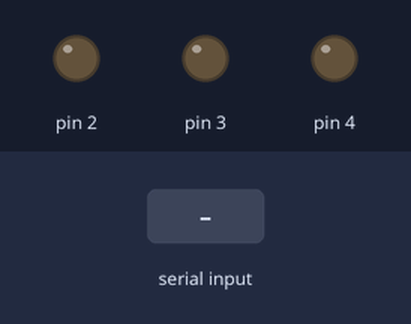
The sketch below on a simulated Arduino Uno, built with avr-gcc and run on an emulated ATmega328P. On the bench: output pins drawn as LEDs (lit = HIGH). The test bench sets the inputs (shaded band). What the sketch prints to the serial monitor is not drawn.

Above: at 1.2 s.
1.3 s: "R" received over Serial
At 1.7 s:
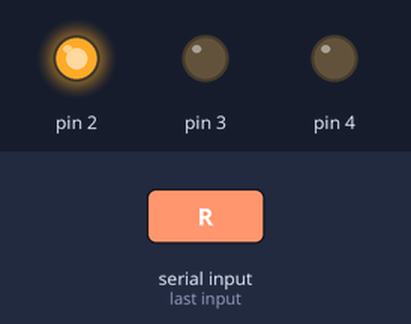
2.8 s: "G" received over Serial
At 4.0 s:
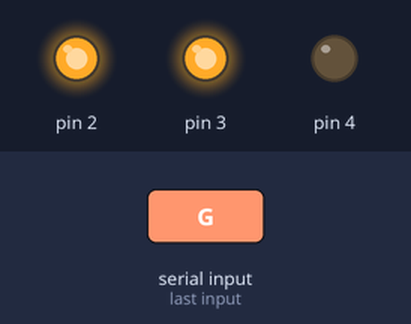
4.3 s: "r" received over Serial
At 5.2 s:
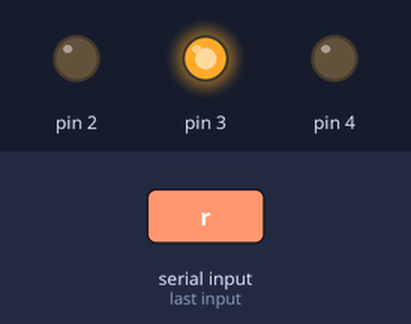
5.8 s: "B" received over Serial
At 6.4 s:
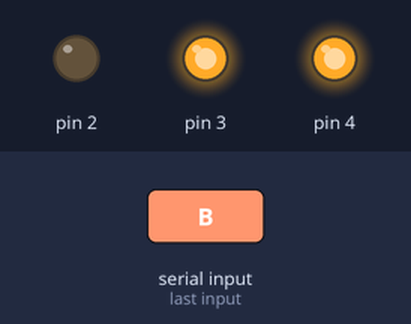
7.3 s: "g" received over Serial
At 8.5 s:
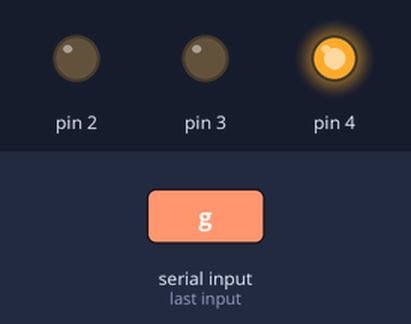
8.8 s: "b" received over Serial
At 9.8 s:
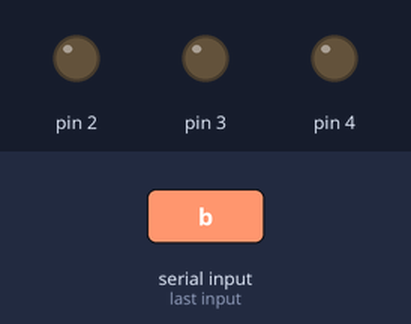
Timing chart, 0 to 11.3 s (numbered marks = the images above; inputs shaded):
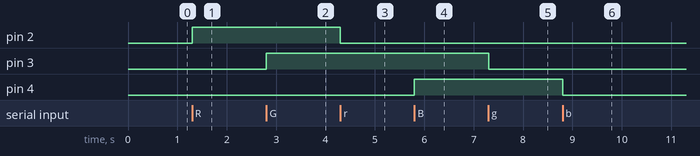

The sketch:

RGB_LED_by_PWM-Example2.ino
```cpp
void setup()
{
  Serial.begin(9600);
  Serial.println("R LED Red On");
  Serial.println("r LED Red Off\n");
  Serial.println("G LED Red On");
  Serial.println("g LED Red Off\n");
  Serial.println("B LED Red On");
  Serial.println("b LED Red Off\n");
  Serial.println("Enter Your Chooice..");

  for (int a = 2; a <= 4; a++)
    pinMode(a, OUTPUT);
}

void loop()
{
  // read the sensor:
  if (Serial.available() > 0)
  {
    int inByte = Serial.read();
    switch (inByte)
    {
      case 'R':
        digitalWrite(2, 1);
        break;

      case 'r':
        digitalWrite(2, 0);
        break;

      case 'G':
        digitalWrite(3, 1);
        break;

      case 'g':
        digitalWrite(3, 0);
        break;

      case 'B':
        digitalWrite(4, 1);
        break;

      case 'b':
        digitalWrite(4, 0);
        break;
    }
  }
}
```

Measured:
- after the input at 1.3 s, pin 2: LOW → HIGH at once
- after the input at 2.8 s, pin 3: LOW → HIGH at once
- after the input at 4.3 s, pin 2: HIGH → LOW at once
- after the input at 5.8 s, pin 4: LOW → HIGH at once
- after the input at 7.3 s, pin 3: HIGH → LOW at once
- after the input at 8.8 s, pin 4: HIGH → LOW at once
